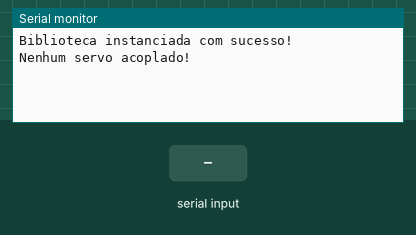
Recording of a sketch running on a simulated Arduino Uno, built with avr-gcc and run on an emulated ATmega328P. Shown: the last lines printed to the serial monitor. The test bench sets the inputs (shaded band).

Above: at 1.2 s.
1.3 s: "e\n" received over Serial
At 2.3 s:
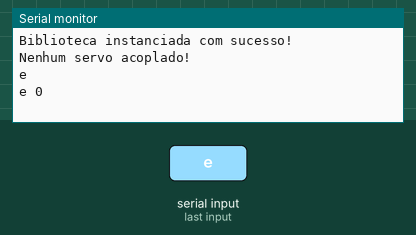
2.8 s: "90,45\n" received over Serial
At 3.8 s:
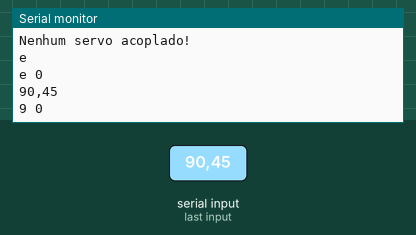
4.3 s: "5\n" received over Serial
At 5.5 s:
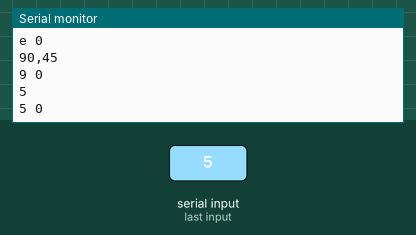
5.8 s: "p90\n" received over Serial
At 6.7 s:
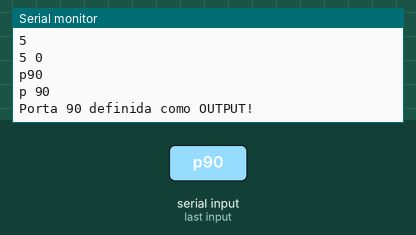
7.3 s: "p,45\n" received over Serial
At 8.2 s:
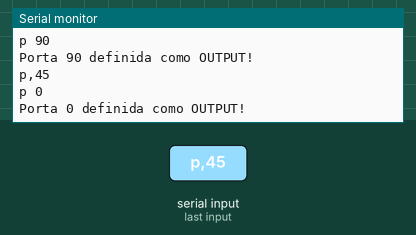
8.8 s: "a90\n" received over Serial
At 10.0 s:
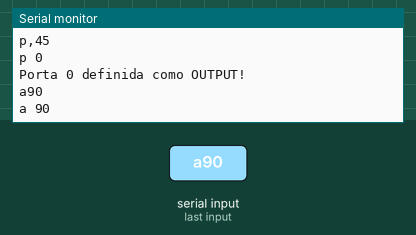

The sketch:

COMSerial_v1.4.ino
```cpp
#include "COMSerial.h"

COMSerial comserial(true);

String comando = "";
char leitura;

void setup(){
  comserial.begin(9600);
  comserial.servos();
}
void loop(){
  if(Serial.available()){
    while(Serial.available()){
      leitura = Serial.read();
      if(leitura != '\n')
        comando += leitura;
      else{
        comserial.concatenar(comando);
        comando = "";
      }
      delay(10);
    }
  }
}
```

COMSerial.cpp
```cpp
#include "COMSerial.h"
#include <Servo.h>

#define TAM 11

Servo servo[5];

//------------------------Funções de Instância------------------------//
COMSerial::COMSerial(bool displayMsg){
  _msg = displayMsg;
}

void COMSerial::begin(int baudRate){
  Serial.begin(baudRate);
  if(_msg)
    Serial.println("Biblioteca instanciada com sucesso!");
}

void COMSerial::digital_Write(int porta, bool level){
  porta_O(porta);
  digitalWrite(porta, level);
  return 1;
}

void COMSerial::servos(short int A, short int B, short int C, short int D, short int E){
  int aux = 0;

  //Contagem de variáveis válidas
  if(A != 0)
    aux++;
  if(B != 0)
    aux++;
  if(C != 0)
    aux++;
  if(D != 0)
    aux++;
  if(E != 0)
    aux++;

  //Instanciação
  switch(aux){
    case 5: servo[4].attach(E);
    case 4: servo[3].attach(D);
    case 3: servo[2].attach(C);
    case 2: servo[1].attach(B);
    case 1: servo[0].attach(A);
      if(_msg){
        Serial.print(aux);
        Serial.println(" servo(s) acoplados(s)!");
      }
      break;
    default:
    if(_msg)
      Serial.println("Nenhum servo acoplado!");
  }
}

void COMSerial::porta_O(int porta){
  for(int i = 0; i<TAM; i++){
    if(_portasO[i] == porta)
      break;
    else{
      _portasO[i] = porta;
      pinMode(porta, OUTPUT);
      if(_msg){
        Serial.print("Porta ");
        Serial.print(porta);
        Serial.println(" definida como OUTPUT!");
      }
      break;
    }
  }
}

void COMSerial::porta_I(int porta){
    for(int i = 0; i<TAM; i++){
    if(_portasI[i] == porta)
      break;
    else{
      _portasI[i] = porta;
      pinMode(porta, INPUT);
      if(_msg){
        Serial.print("Porta ");
        Serial.print(porta);
        Serial.println(" definida como INPUT!");
      }
      break;
    }
  }
}

//------------------------Funções de Controle-------------------------//

void COMSerial::executar(char prefixo, short int cmd){

  //Print Comando
  Serial.print(prefixo); Serial.print(" "); Serial.println(cmd);

  //Ligar e Desligar Portas
  if(prefixo == 'p')
    digital_Write(cmd, !digitalRead(cmd));

  //Comandar Servo 1
  if(prefixo == 'a')
    servo[0].write(cmd);

  //Comandar Servo 2
  if(prefixo == 'b')
    servo[1].write(cmd);

  //Comandar Servo 3
  if(prefixo == 'c')
    servo[2].write(cmd);

  //Comandar Servo 4
  if(prefixo == 'd')
    servo[3].write(cmd);

  //Comandar Servo 5
  if(prefixo == 'e')
    servo[4].write(cmd);
}

void COMSerial::concatenar(String comando){
  char cmd[3] = {};

  for(int i = 0; i<3; i++)
    cmd[i] = comando[i+1];

  Serial.println(comando);

  executar(comando[0], atoi(cmd));
}
```

COMSerial.h
```cpp
#ifndef tl
#define tl

#if (ARDUINO >= 100)
  #include "Arduino.h"
#else
  #include "WProgram.h"
#endif

class COMSerial{
  public:
    //Construtor
    COMSerial(bool displayMsg=false);

    //Métodos
    void begin(int baudRate=9600);
    void digital_Write(int porta, bool level);
    void servos(short int A=0, short int B=0, short int C=0, short int D=0, short int E=0);
    void porta_O(int porta);
    void porta_I(int porta);
    void concatenar(String comando);
    void executar(char prefixo, short int cmd);

    private:
    bool _msg;
    int _portasO[11], _portasI[11];

};
#endif
```

Measured:
- after the input at 1.3 s, the serial monitor: prints a new line at once (image 1)
- after the input at 2.8 s, the serial monitor: prints a new line after 0.05 s (image 2)
- after the input at 4.3 s, the serial monitor: prints a new line at once (image 3)
- after the input at 5.8 s, the serial monitor: prints a new line at once (image 4)
- after the input at 7.3 s, the serial monitor: prints a new line at once (image 5)
- after the input at 8.8 s, the serial monitor: prints a new line at once (image 6)
